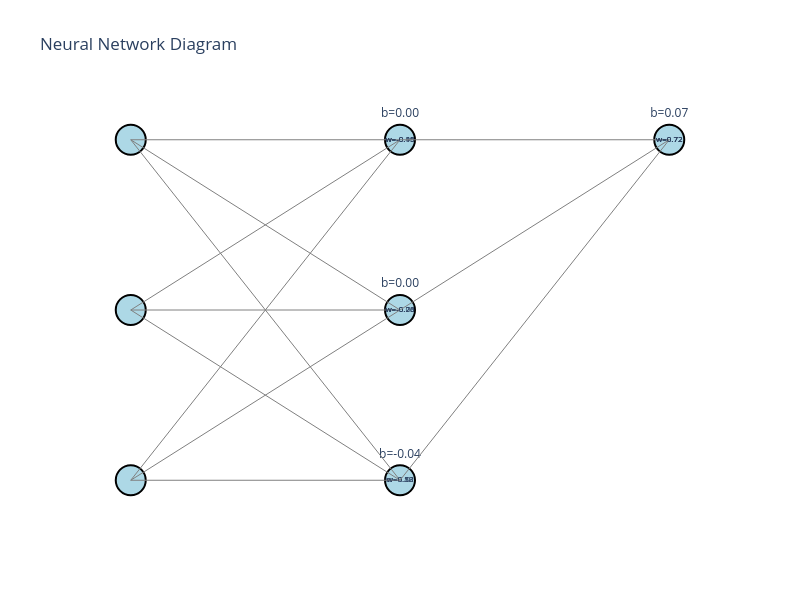

Notebook cell for this chart:
### Code cell
# import plotly.graph_objects as go
import numpy as np

def draw_neural_network_plotly(model):
    """
    Draws a neural network diagram with weights and biases using Plotly.
    
    Args:
        model: PyTorch model (SimpleNN) to extract weights and biases.
    """
    # Extract weights and biases from the model
    weights_1 = model.fc1.weight.detach().numpy()
    biases_1 = model.fc1.bias.detach().numpy()
    weights_2 = model.fc2.weight.detach().numpy()
    biases_2 = model.fc2.bias.detach().numpy()
    
    # Define layer sizes
    input_size = weights_1.shape[1]
    hidden_size = weights_1.shape[0]
    output_size = weights_2.shape[0]
    layer_sizes = [input_size, hidden_size, output_size]
    
    # Define horizontal and vertical spacing
    h_spacing = 1.0 / (len(layer_sizes) - 1)
    v_spacing = 1.0 / max(layer_sizes)
    
    # Store node positions
    positions = {}
    for i, layer_size in enumerate(layer_sizes):
        for j in range(layer_size):
            x = i * h_spacing
            y = 1 - j * v_spacing * (max(layer_sizes) / layer_size)  # Center nodes vertically
            positions[(i, j)] = (x, y)
    
    # Create Plotly figure
    fig = go.Figure()
    
    # Add nodes with biases
    for (i, j), (x, y) in positions.items():
        bias = None
        if i == 1:  # Hidden layer
            bias = biases_1[j]
        elif i == 2:  # Output layer
            bias = biases_2[j]
        
        fig.add_trace(go.Scatter(
            x=[x], y=[y],
            mode='markers+text',
            marker=dict(size=30, color='lightblue', line=dict(width=2, color='black')),
            text=f"b={bias:.2f}" if bias is not None else "",
            textposition="top center",
            showlegend=False
        ))
    
    # Add edges with weights
    for i, (layer_size_a, layer_size_b) in enumerate(zip(layer_sizes[:-1], layer_sizes[1:])):
        for j in range(layer_size_a):
            for k in range(layer_size_b):
                x1, y1 = positions[(i, j)]
                x2, y2 = positions[(i + 1, k)]
                weight = weights_1[k, j] if i == 0 else weights_2[0, k]
                fig.add_trace(go.Scatter(
                    x=[x1, x2], y=[y1, y2],
                    mode='lines+text',
                    line=dict(color='gray', width=1),
                    text=[None, f"w={weight:.2f}"],
                    textposition="middle center",
                    textfont=dict(size=8),
                    showlegend=False
                ))
    
    # Update layout
    fig.update_layout(
        title="Neural Network Diagram",
        xaxis=dict(showgrid=False, zeroline=False, showticklabels=False),
        yaxis=dict(showgrid=False, zeroline=False, showticklabels=False),
        plot_bgcolor='white',
        width=800,
        height=600
    )
    
    # Show the figure
    fig.show()

# Call the function to draw the neural network
draw_neural_network_plotly(model)

### Figure 1 — Plotly figure (JSON) as saved in the notebook; plotly's stock layout.template omitted (floating-point values rounded to 4 significant figures)
{"data": [{"marker": {"color": "lightblue", "line": {"color": "black", "width": 2}, "size": 30}, "mode": "markers+text", "showlegend": false, "text": "", "textposition": "top center", "type": "scatter", "x": [0], "y": [1]}, {"marker": {"color": "lightblue", "line": {"color": "black", "width": 2}, "size": 30}, "mode": "markers+text", "showlegend": false, "text": "", "textposition": "top center", "type": "scatter", "x": [0], "y": [0.6667]}, {"marker": {"color": "lightblue", "line": {"color": "black", "width": 2}, "size": 30}, "mode": "markers+text", "showlegend": false, "text": "", "textposition": "top center", "type": "scatter", "x": [0], "y": [0.3333]}, {"marker": {"color": "lightblue", "line": {"color": "black", "width": 2}, "size": 30}, "mode": "markers+text", "showlegend": false, "text": "b=0.00", "textposition": "top center", "type": "scatter", "x": [0.5], "y": [1]}, {"marker": {"color": "lightblue", "line": {"color": "black", "width": 2}, "size": 30}, "mode": "markers+text", "showlegend": false, "text": "b=0.00", "textposition": "top center", "type": "scatter", "x": [0.5], "y": [0.6667]}, {"marker": {"color": "lightblue", "line": {"color": "black", "width": 2}, "size": 30}, "mode": "markers+text", "showlegend": false, "text": "b=-0.04", "textposition": "top center", "type": "scatter", "x": [0.5], "y": [0.3333]}, {"marker": {"color": "lightblue", "line": {"color": "black", "width": 2}, "size": 30}, "mode": "markers+text", "showlegend": false, "text": "b=0.07", "textposition": "top center", "type": "scatter", "x": [1], "y": [1]}, {"line": {"color": "gray", "width": 1}, "mode": "lines+text", "showlegend": false, "text": [null, "w=-0.45"], "textfont": {"size": 8}, "textposition": "middle center", "type": "scatter", "x": [0, 0.5], "y": [1, 1]}, {"line": {"color": "gray", "width": 1}, "mode": "lines+text", "showlegend": false, "text": [null, "w=-0.26"], "textfont": {"size": 8}, "textposition": "middle center", "type": "scatter", "x": [0, 0.5], "y": [1, 0.6667]}, {"line": {"color": "gray", "width": 1}, "mode": "lines+text", "showlegend": false, "text": [null, "w=-1.01"], "textfont": {"size": 8}, "textposition": "middle center", "type": "scatter", "x": [0, 0.5], "y": [1, 0.3333]}, {"line": {"color": "gray", "width": 1}, "mode": "lines+text", "showlegend": false, "text": [null, "w=-0.19"], "textfont": {"size": 8}, "textposition": "middle center", "type": "scatter", "x": [0, 0.5], "y": [0.6667, 1]}, {"line": {"color": "gray", "width": 1}, "mode": "lines+text", "showlegend": false, "text": [null, "w=-0.73"], "textfont": {"size": 8}, "textposition": "middle center", "type": "scatter", "x": [0, 0.5], "y": [0.6667, 0.6667]}, {"line": {"color": "gray", "width": 1}, "mode": "lines+text", "showlegend": false, "text": [null, "w=0.82"], "textfont": {"size": 8}, "textposition": "middle center", "type": "scatter", "x": [0, 0.5], "y": [0.6667, 0.3333]}, {"line": {"color": "gray", "width": 1}, "mode": "lines+text", "showlegend": false, "text": [null, "w=-0.96"], "textfont": {"size": 8}, "textposition": "middle center", "type": "scatter", "x": [0, 0.5], "y": [0.3333, 1]}, {"line": {"color": "gray", "width": 1}, "mode": "lines+text", "showlegend": false, "text": [null, "w=-0.06"], "textfont": {"size": 8}, "textposition": "middle center", "type": "scatter", "x": [0, 0.5], "y": [0.3333, 0.6667]}, {"line": {"color": "gray", "width": 1}, "mode": "lines+text", "showlegend": false, "text": [null, "w=0.58"], "textfont": {"size": 8}, "textposition": "middle center", "type": "scatter", "x": [0, 0.5], "y": [0.3333, 0.3333]}, {"line": {"color": "gray", "width": 1}, "mode": "lines+text", "showlegend": false, "text": [null, "w=0.72"], "textfont": {"size": 8}, "textposition": "middle center", "type": "scatter", "x": [0.5, 1], "y": [1, 1]}, {"line": {"color": "gray", "width": 1}, "mode": "lines+text", "showlegend": false, "text": [null, "w=0.72"], "textfont": {"size": 8}, "textposition": "middle center", "type": "scatter", "x": [0.5, 1], "y": [0.6667, 1]}, {"line": {"color": "gray", "width": 1}, "mode": "lines+text", "showlegend": false, "text": [null, "w=0.72"], "textfont": {"size": 8}, "textposition": "middle center", "type": "scatter", "x": [0.5, 1], "y": [0.3333, 1]}], "layout": {"height": 600, "plot_bgcolor": "white", "title": {"text": "Neural Network Diagram"}, "width": 800, "xaxis": {"showgrid": false, "showticklabels": false, "zeroline": false}, "yaxis": {"showgrid": false, "showticklabels": false, "zeroline": false}}}
